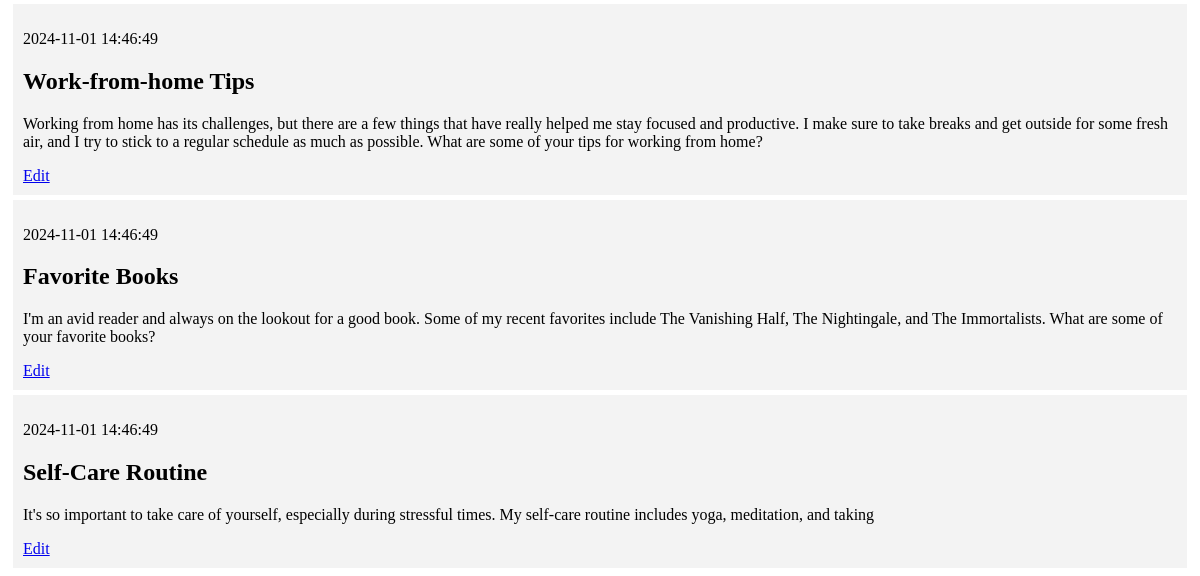
The app's page / (lower part), older data.
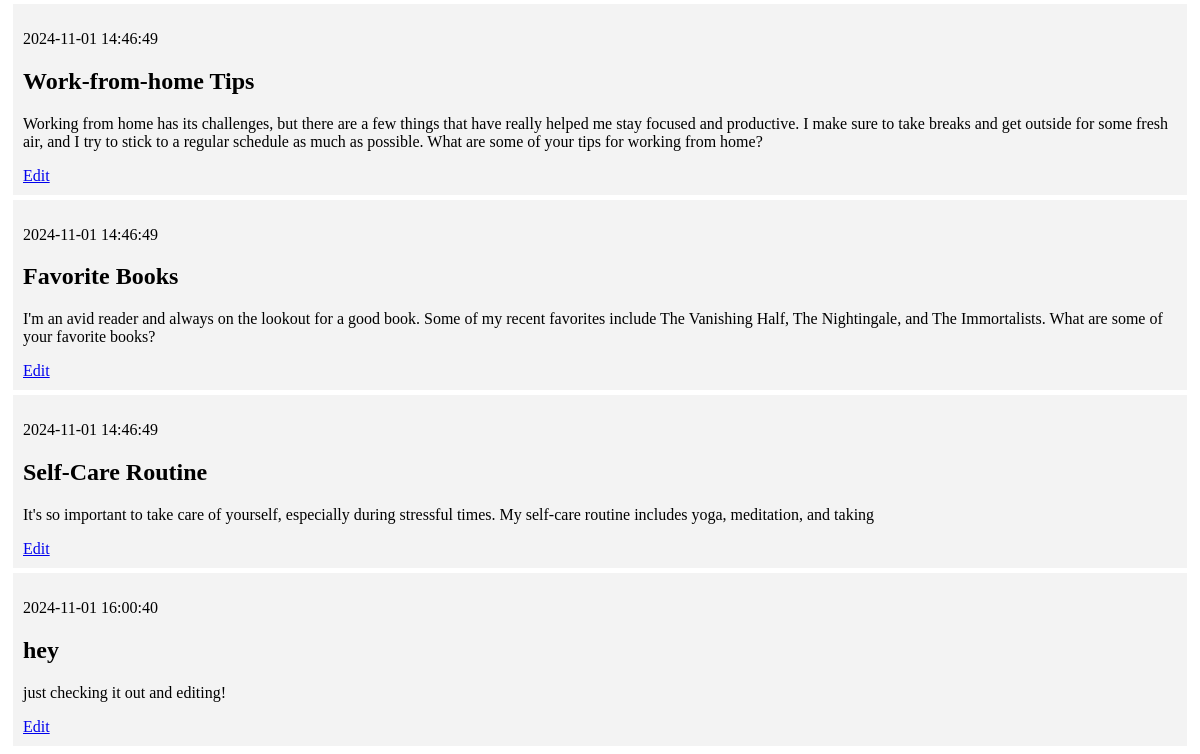
The same page, newer data.
### tables this page shows
CREATE TABLE posts (
    id INTEGER PRIMARY KEY AUTOINCREMENT,
    created TIMESTAMP NOT NULL DEFAULT CURRENT_TIMESTAMP,
    title TEXT NOT NULL,
    content TEXT NOT NULL
);

### app.py (the view)
@app.route('/')
def index():
    conn = get_db_connection()
    posts = conn.execute('SELECT * FROM posts').fetchall()
    conn.close()
    return render_template('index.html', posts=posts)

### app.py (called while the page is built)
def get_db_connection():
    conn = sqlite3.connect('database.db')
    conn.row_factory = sqlite3.Row
    return conn

### templates/index.html (shortened to what this page needs)
{% extends 'base.html' %}
{% block content %}
    {% for post in posts %}
        <div class='post'>
            <p>{{ post['created'] }}</p>
            <h2>{{ post['title'] }}</h2>
            <p>{{ post['content'] }}</p>
            <a href ="{{ url_for ('edit', id = post['id']) }}">Edit</a>
        </div>
    {% endfor %}
{% endblock %}

Row changes from the older to the newer data that the page shows:
added posts: created "2024-11-01 16:00:40", title "hey", content "just checking it out and editing!"
